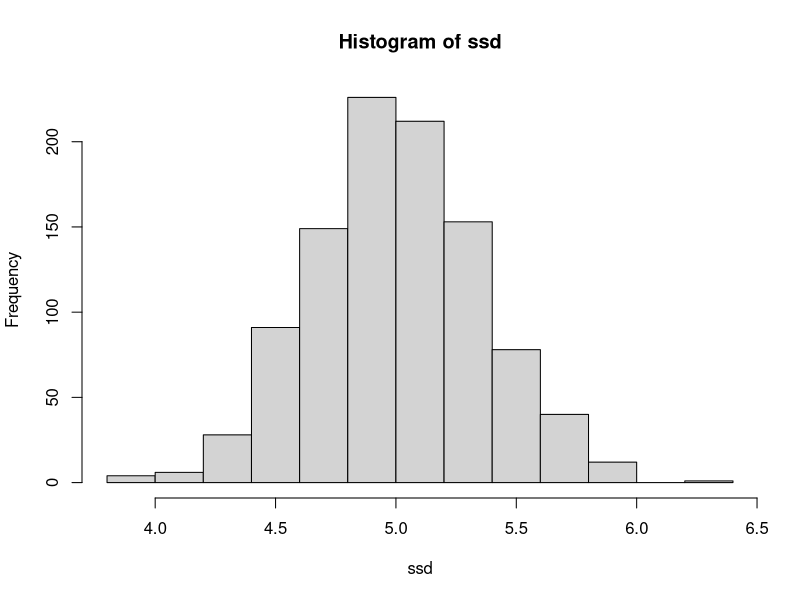
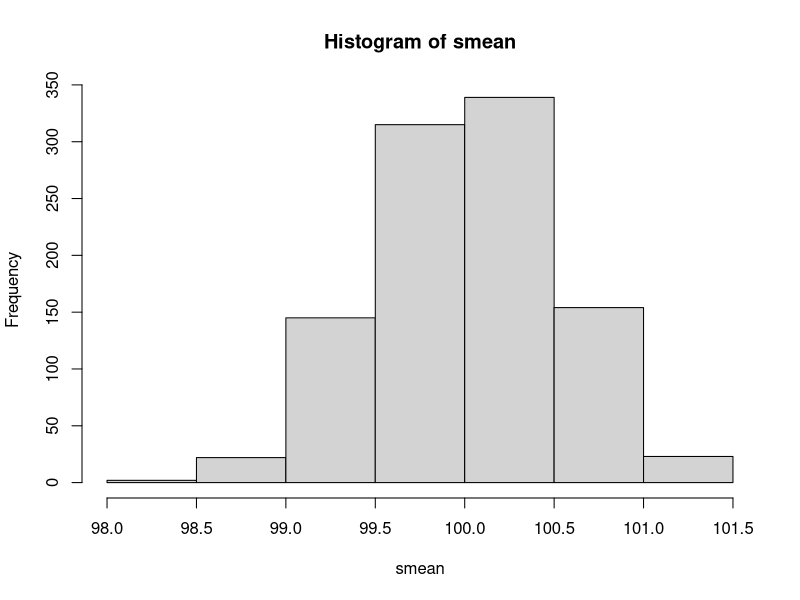
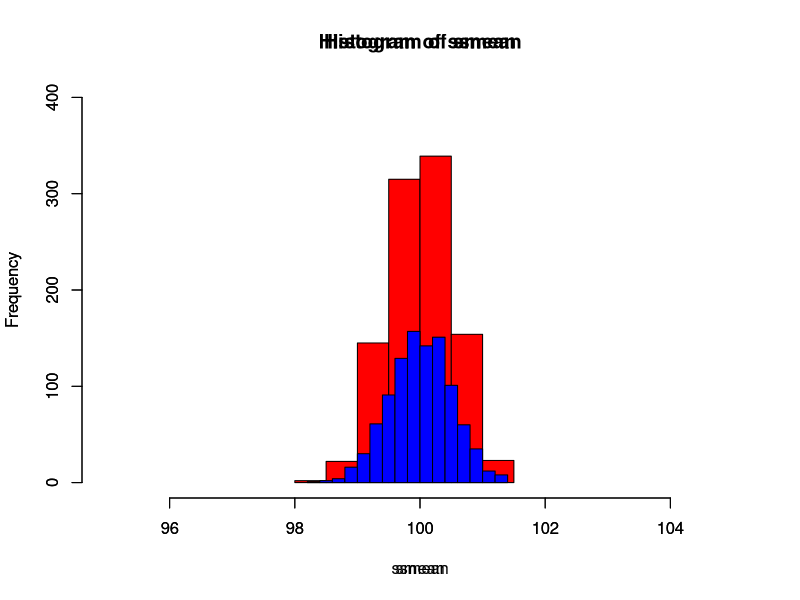

Reproduce these figures in R, in order.
#sampling from a population
population<-rnorm(1e6,100,5)
popmean<-round(mean(population),2) #round(number,digit) the digit refers to the numbers after "."
popmean

popsd<-round(sd(population),1)
popsd
smean=c()
ssd=c()
ssmean=c()
sssd=c()
for (i in 1:1000){
  popsample<-sample(population,100,replace = FALSE)
  smean<-c(smean,mean(popsample))
  ssd<-c(ssd,sd(popsample))
}
for (i in 1:1000){
  popsample<-sample(population,100,replace = FALSE)
  ssmean<-c(ssmean,mean(popsample))
  sssd<-c(sssd,sd(popsample))
}
hist(ssd)
hist(smean)
mean(ssd)
hist(smean,col="red",ylim = c(0,400),xlim=c(95,105))
par(new=T)
hist(ssmean,col="blue",ylim = c(0,400),xlim = c(95,105))


#getting information about sensitive topics
coin<-sample(0:1,300,replace=T)
yes = 0
no = 0
for (i in 1:300){
  if (coin[i]==0){
    print("Were you born between 1 Januray and 30 June? (T/F)")
    answer<-readline()
  }else{
    print("Have you ever shoplifted?")
    answer<-readline()
  }
  if (answer=="T"){
    yes = yes+1
  }
  if (answer =="F"){
    no = no+1
  }
}
yes 
no
